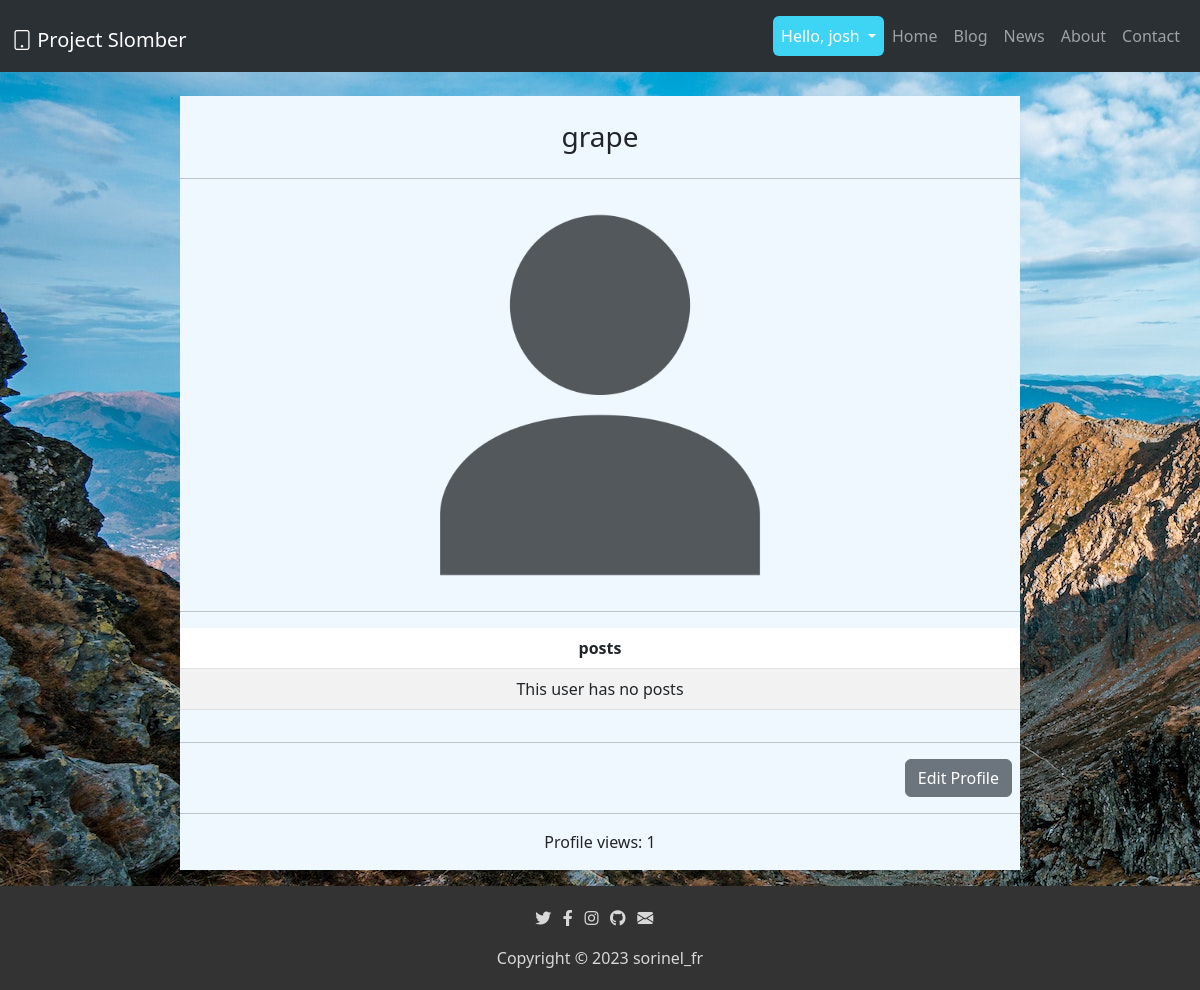
Screenshot of /profile/grape (signed in) with the database file from the repository.
### server.py (models this page shows)
    class User(UserMixin, db.Model):
        __tablename__ = "user"
        id = db.Column(db.Integer, primary_key=True)
        email = db.Column(db.String(100), unique=True, nullable=False)
        password = db.Column(db.String(100), nullable=False)
        name = db.Column(db.String(100), unique=True, nullable=False)
        profile_views = db.Column(db.Integer, nullable=False)
        picture_url = db.Column(db.String(3000))
        has_functions = db.Column(db.Boolean, nullable=False)
        is_admin = db.Column(db.Boolean, nullable=False)
        is_developer = db.Column(db.Boolean, nullable=False)
        posts = relationship("BlogPosts", back_populates="author")
        comment = relationship("Comments", back_populates="author")

### server.py (the view, shortened to what this page needs)
    @app.route('/profile/<name>')
    def user_profile(name):
        wrong_name = False
        user = User.query.filter_by(name=name).first()
        img_route = None
        user_posts = BlogPosts.query.filter_by(user_id=user.id).all()
        if current_user.is_authenticated:
            try:
                if current_user.id != user.id:
                    user.profile_views += 1
                    db.session.commit()
            except:
                wrong_name = True
                return render_template('profile.html', wrong_name=wrong_name, name=name)
        user = User.query.filter_by(name=name).first()
        return render_template('profile.html',
                               user=user,
                               wrong_name=wrong_name,
                               name=name,
                               user_posts=user_posts,
                               number_of_posts=len(user_posts),
                               route=img_route
                               )

### server.py (called while the page is built)
    @login_manager.user_loader
    def load_user(user_id):
        return User.query.filter_by(id=user_id).first()

### templates/profile.html (shortened to what this page needs)
<!DOCTYPE html>
<html lang="en">
<head>
    <link rel="stylesheet" href="{{url_for('static', filename='style.css')}}">
    <link rel="stylesheet" href="https://cdnjs.cloudflare.com/ajax/libs/font-awesome/5.15.3/css/all.min.css">
    <link href="https://cdn.jsdelivr.net/npm/bootstrap@5.3.0-alpha3/dist/css/bootstrap.min.css" rel="stylesheet"
>
    <link rel="stylesheet" href="https://cdn.jsdelivr.net/npm/bootstrap-icons@1.10.4/font/bootstrap-icons.css">
</head>
<body style="margin-bottom: 10%;">
    <nav class="navbar navbar-expand-lg bg-body-tertiary" data-bs-theme="dark">
        <div class="container-fluid">
            <h1><a class="navbar-brand" href="/"><i class="bi bi-tablet"></i> Project Slomber</a></h1>
            <div class="collapse navbar-collapse" id="navbarSupportedContent">
                <ul class="navbar-nav ms-auto mb-2 mb-lg-0">
                    {%if current_user.is_authenticated: %}
                    <li class="nav-item">
                        <div class="btn-group">
                            <button type="button" class="btn btn-info dropdown-toggle nav-link active" data-toggle="dropdown"
                                aria-haspopup="true" aria-expanded="true">
                                Hello, {{ current_user.name }}
                            </button>
                        </div>
                    </li>
                    {% endif %}
                    <li class="nav-item">
                        <a class="nav-link" aria-current="page" href="/">Home</a>
                    </li>
                    <li class="nav-item">
                        <a class="nav-link" href="/blog">Blog</a>
                    </li>
                    <li class="nav-item">
                        <a class="nav-link" href="/news">News</a>
                    </li>
                    <li class="nav-item">
                        <a class="nav-link" href="/about">About</a>
                    </li>
                    <li class="nav-item">
                        <a class="nav-link" href="/contact">Contact</a>
                    </li>
                </ul>
            </div>
        </div>
    </nav>
    <div class="jumbotron user-card">
        <br>
        {% if wrong_name: %}
        <h3>Error: No user with name {{name}}</h3>
        {% else %}
        <h3>{{user.name}} {% if user.id == 1: %}<i class="bi bi-hammer"></i>{% endif %} {% if user.is_admin: %}<i class="bi bi-display-fill"></i>{% endif %} {%if user.is_developer: %}<i class="bi bi-code-slash"></i>{% endif %}</h3>
        <hr>
        {% if user.picture_url != None: %}
        <img src="{{url_for('static', filename=route)}}" class="rounded mx-auto d-block" class="rounded mx-auto d-block">
        {% else %}
        <img src="{{url_for('static', filename='img/user.png')}}" class="rounded mx-auto d-block" width="400px" height="400px">
        {% endif %}
        <hr>
        <table class="table table-striped table-hover">
            <thead>
                <tr>
                    <th scope="col">
                        posts
                    </th>
                </tr>
            </thead>
            <tbody>
                {% if number_of_posts != 0:%}
                    {% for post in user_posts: %}
                        <tr>
                            <td>
                                <a href="/blog/post/{{post.id}}" style="text-decoration: none;">{{post.title}}</a>
                            </td>
                        </tr>
                    {% endfor %}
                {% else %}
                    <tr>
                        <td>
                            This user has no posts
                        </td>
                    </tr>
                {% endif %}
            </tbody>
        </table>
        {% if (current_user.is_authenticated and current_user.name == user.name) or current_user.is_admin: %}
        <hr>
        <div class="d-grid gap-2 d-md-flex justify-content-md-end">
            <a href="/profile/{{user.name}}/edit" class="btn btn-secondary me-md-2">Edit Profile</a>
        </div>
        {% endif %}
        <hr>
        <p>Profile views: {{user.profile_views}}</p>
        {% endif %}
    </div>
</body>
<footer>
    <ul class="icons">
        <li><a href="https://twitter.com/Sorin63701900" target="_blank"><i class="fab fa-twitter"></i></a></li>
        <li><a href="https://www.facebook.com/sorin.fratean" target="_blank"><i class="fab fa-facebook-f"></i></a></li>
        <li><a href="https://www.instagram.com/sorinel_fr/" target="_blank"><i class="fab fa-instagram"></i></a></li>
        <li><a href="https://github.com/Sorinel27" target="_blank"><i class="fab fa-github"></i></a></li>
        <li><a href="mailto:sorin78910@gmail.com" target="_blank"><i class="bi bi-envelope-fill"></i></a></li>
    </ul>
    <a href="https://sorinelfr.ro/" target="_blank">Copyright &copy; 2023 sorinel_fr</a>
</footer>
</html>

### static/style.css (style rules this page uses)
body { margin-bottom: 10%; background-image: url("img/bg.jpg"); background-size: auto; }
body .user-card { background-color: aliceblue; display: -webkit-box; display: -ms-flexbox; display: flex; -webkit-box-orient: vertical; -webkit-box-direction: normal; -ms-flex-direction: column; flex-direction: column; -webkit-box-pack: center; -ms-flex-pack: center; justify-content: center; text-align: center; width: 70%; margin-top: 2%; margin-left: auto; margin-right: auto; }
footer { background-color: #333; color: #fff; text-align: center; position: fixed; bottom: 0; width: 100%; padding: 20px; }
footer .icons { display: -webkit-box; display: -ms-flexbox; display: flex; -webkit-box-orient: horizontal; -webkit-box-direction: normal; -ms-flex-direction: row; flex-direction: row; list-style-type: none; -webkit-box-pack: center; -ms-flex-pack: center; justify-content: center; padding-left: 0; }
footer .icons li { padding-right: 1%; }
footer a { text-decoration: none; color: #d8d8d8; }

### rows the page displays
User: name "josh"
User: name "grape", profile_views "1"
